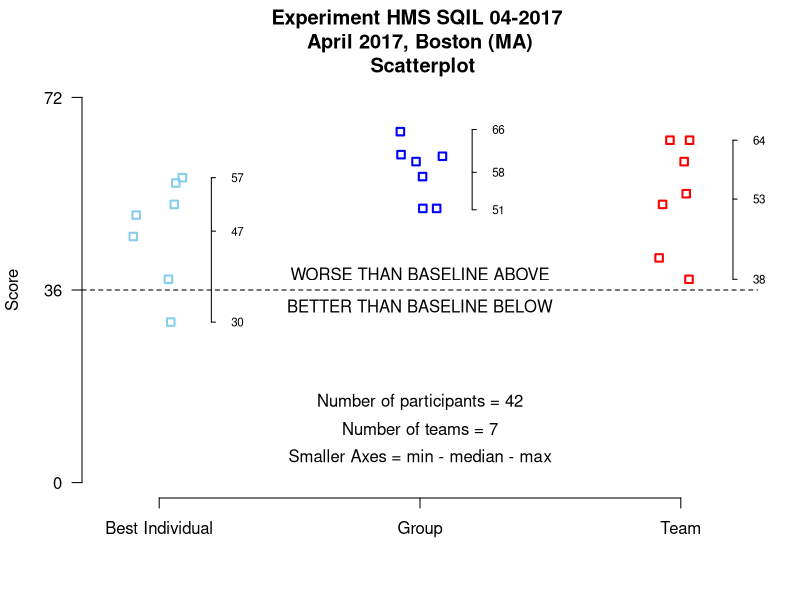
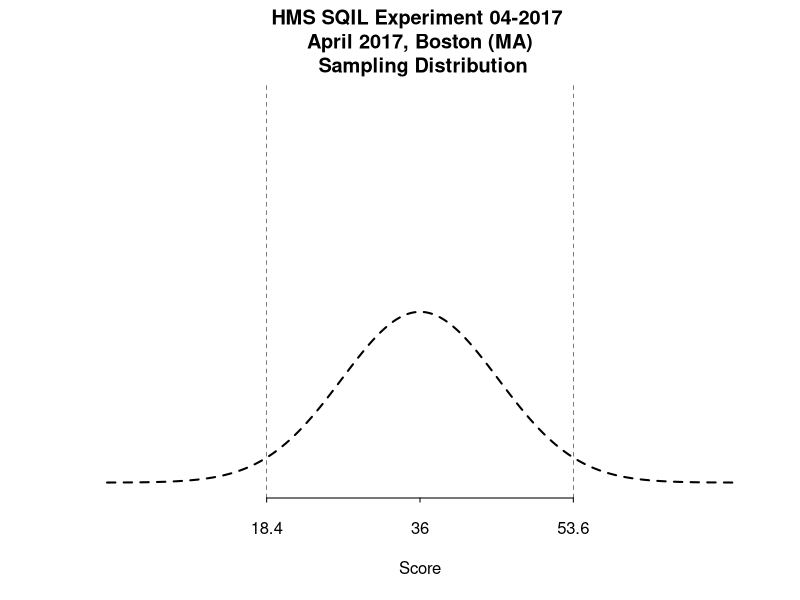

These figures' R source, in order: (Note: this script raises an error after producing the figures.)
# DATA FROM THE HMS SQIL 04-2017 EXPERIMENT
TeamScore <- c(42,64,38,60,54,52,64)
AverageGroupScore <- c(51.25,65.6,51.25,61.3,60,61,57.2)
BestIndividualScore<-c(46,57,38,50,56,52,30)


# EXPLORATORY DATA ANALYSIS
(mean_TeamScore <- mean(TeamScore))
(sd_TeamScore <- sd(TeamScore))
(firstQuantile <- qnorm(0.025, mean=mean_TeamScore, sd=sd_TeamScore))
(lastQuantile <- qnorm(0.975, mean=mean_TeamScore, sd=sd_TeamScore))

(mean_AverageGroupScore <- mean(AverageGroupScore))
(sd_AverageGroupScore <- sd(AverageGroupScore))
(firstQuantile <- qnorm(0.025, mean=mean_AverageGroupScore, sd=sd_AverageGroupScore))
(lastQuantile <- qnorm(0.975, mean=mean_AverageGroupScore, sd=sd_AverageGroupScore))

(mean_BestIndividualScore <- mean(BestIndividualScore))
(sd_BestIndividualScore <- sd(BestIndividualScore))
(firstQuantile <- qnorm(0.025, mean=mean_BestIndividualScore, sd=sd_BestIndividualScore))
(lastQuantile <- qnorm(0.975, mean=mean_BestIndividualScore, sd=sd_BestIndividualScore))



strip.data <- data.frame(BestIndividualScore, AverageGroupScore, TeamScore)
stripchart(strip.data, 
           vertical=TRUE,
           axes=F,
           ylim=c(0,72),
           col=c("skyblue", "blue", "red"),
           cex=1,
           lty = "solid",
           lwd = 2,
           method="jitter",
           yaxt="n",
           bty="n",
           ylab="Score",
           main="Experiment HMS SQIL 04-2017 \n April 2017, Boston (MA) \n Scatterplot")
axis(1, at=c(1,2,3), labels = c("Best Individual","Group","Team"))
axis(2, at=c(0,36,72), las=1)
axis(4, pos=3.2, at=c(round(min(TeamScore), 0), round(mean(TeamScore), 0),round(max(TeamScore),0)), col.axis="black", las=2, cex.axis=0.7, tck=-.01)
axis(4, pos=2.2, at=c(round(min(AverageGroupScore), 0), round(mean(AverageGroupScore), 0),round(max(AverageGroupScore),0)), col.axis="black", las=2, cex.axis=0.7, tck=-.01)
axis(4, pos=1.2, at=c(round(min(BestIndividualScore), 0), round(mean(BestIndividualScore), 0),round(max(BestIndividualScore),0)), col.axis="black", las=2, cex.axis=0.7, tck=-.01)
abline(h=36, lty=2)
text(2, 39, "WORSE THAN BASELINE ABOVE")
text(2, 33, "BETTER THAN BASELINE BELOW")
text(2, 15, "Number of participants = 42")
text(2, 10, "Number of teams = 7")
text(2, 5, "Smaller Axes = min - median - max")
summary(strip.data)


# NORMALIZATION AND PLOTS
par(mar = c(5,4,4,2) + 0.1) ## default is c(5,4,4,2) + 0.1

coefficient_of_variation <- 0.25
mean_baseline <- 36
sd_baseline <- mean_baseline * coefficient_of_variation

(firstQuantile <- qnorm(0.025, mean=mean_baseline, sd=sd_baseline))
(lastQuantile <- qnorm(0.975, mean=mean_baseline, sd=sd_baseline))

x <- seq(0,72,0.01)

plot(x, dnorm(x, mean_baseline, sd_baseline), 
     type="l",
     lwd=2,
     lty=2,
     ylim=c(0,.1),
     yaxt="n",
     bty="n",
     main="HMS SQIL Experiment 04-2017 \n April 2017, Boston (MA) \n Sampling Distribution",
     xlab="Score",
     ylab="",
     axes = FALSE)


axis(1, at = c(firstQuantile, mean_baseline, lastQuantile), 
     labels = c(round(firstQuantile,1), mean_baseline, round(lastQuantile, 1)), 
     col.axis="black", 
     tck=-.01,
     las=1)

abline(v=firstQuantile ,lty=2,col="black", lwd=.5)
abline(v=lastQuantile,lty=2,col="black", lwd=.5)
abline(v=mean,lty=1,col="black", lwd=.5)
text(36, .09, "25% Variation Coefficient")
text(36, .08, "95% Confidence Interval")
text(11, .099, "very high   <<")
text(60, .099, ">>  very low")
text(41, .099, "> low")
text(31, .099, "high <")

lines(x, dnorm(x,mean_BestIndividualScore, sd_BestIndividualScore), 
      col="skyblue",
      lwd=2)

lines(x, dnorm(x,mean_AverageGroupScore, sd_AverageGroupScore), 
      col="blue",
      lwd=2)

lines(x, dnorm(x,mean_TeamScore, sd_TeamScore), 
      col="red",
      lwd=2)

legend(-3,.07,  
       c("Baseline","Best Individual", "Group", "Team"),
       lty=c(2,1,1,1),
       lwd=c(2.5,2.5,2.5,2.5),
       col=c("black", "skyblue","blue", "red"),
       bty = "n")


# Actual Result 1
set.seed(1)
BaselineScore <- sample(rnorm(x, mean_baseline, sd_baseline), size = 7, replace = TRUE)
var.test(TeamScore, BaselineScore)
t.test(TeamScore, BaselineScore)

# Actual Result 2
var.test(TeamScore, AverageGroupScore)
t.test(TeamScore, AverageGroupScore)

# Actual Result 3
var.test(TeamScore, BestIndividualScore)
t.test(TeamScore, BestIndividualScore)
